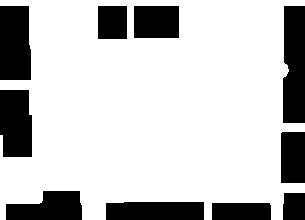
#> input picture black_lines_morphology.jpg, 305 x 220 px, given in place of the camera
$ python maze_line_test.py
#> lines starting #> are read from the running program, lines starting #| are printed output that depends on the picture
#> further down, frame is the input picture: shape (220, 305, 3); min 0, max 255, mean 196.8
import cv2
import numpy as np

def crop_frame(frame):
        frame_height, frame_width = frame.shape[:2]
#> frame_height = 220; frame_width = 305
        crop_width, crop_height = 370, 280
        x_offset, y_offset = 10, -10

        start_x = (frame_width - crop_width) // 2
#> start_x = -33
        end_x = start_x + crop_width
#> end_x = 337
        start_y = (frame_height - crop_height) // 2
#> start_y = -30
        end_y = start_y + crop_height
#> end_y = 250

        return frame[start_y + y_offset:end_y + y_offset, start_x + x_offset:end_x + x_offset]
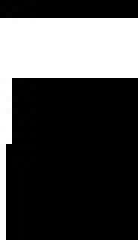
#> returned value: shape (40, 23, 3) (shown 6 times larger); min 0, max 255, mean 74.3
#> `bmask = cv2.inRange(frame, lower_blue, upper_blue)`: bmask: shape (40, 23); every value is 0

def find_and_fill_contours(mask, frame):
    contours, _ = cv2.findContours(mask, cv2.RETR_TREE, cv2.CHAIN_APPROX_SIMPLE)
#> contours = []
    filled_frame = frame.copy()
    for contour in contours:
        area = cv2.contourArea(contour)
        largest_contour = max(contours, key=cv2.contourArea)


        x, y, w, h = cv2.boundingRect(largest_contour)
        cx, cy = x + w // 2, y + h // 2
        cv2.drawContours(filled_frame, [largest_contour], -1, (0, 255, 0), thickness=cv2.FILLED)
#> this loop made 0 passes
    return filled_frame, contours

# Open the camera
cap = cv2.VideoCapture(0)  # Change index if using an external camera
cap.set(cv2.CAP_PROP_FRAME_WIDTH, 800)
cap.set(cv2.CAP_PROP_FRAME_HEIGHT, 600)


while True:
    ret, frame = cap.read()
    if not ret:
        break  # Stop if no frame is captured


    frame = crop_frame(frame)
    cv2.normalize(frame, frame, 0, 255, cv2.NORM_MINMAX)


    lower_blue, upper_blue = np.array([166,122,63]), np.array([255,198,166])
    bmask = cv2.inRange(frame, lower_blue, upper_blue)

    gfilled_frame, gcontours = find_and_fill_contours(bmask, frame)
#> gcontours = []

    if gcontours:
        # Get the largest contour
        contour = max(gcontours, key=cv2.contourArea)

        # Approximate the contour for simplicity
        epsilon = 0.001 * cv2.arcLength(contour, False)
        approx = cv2.approxPolyDP(contour, epsilon, False)
        points = approx.reshape(-1, 2)

        # Compute distances between points to get total curve length
        distances = np.cumsum(
            [0] + [np.linalg.norm(points[i] - points[i - 1]) for i in range(1, len(points))]
        )
        total_length = distances[-1]

        # Normalize distances to [0, 1]
        distances /= total_length

        # Interpolate 100 evenly spaced points
        num_points = 400
        evenly_spaced_alphas = np.linspace(0, 1, num_points)
        interpolated_points = []

        for alpha in evenly_spaced_alphas:
            idx = np.searchsorted(distances, alpha)
            if idx == 0:
                interpolated_points.append(points[0])
            elif idx >= len(points):
                interpolated_points.append(points[-1])
            else:
                t = (alpha - distances[idx - 1]) / (distances[idx] - distances[idx - 1])
                interp_point = (1 - t) * points[idx - 1] + t * points[idx]
                interpolated_points.append(interp_point)

        interpolated_points = np.array(interpolated_points, dtype=int)

        # Draw points on the frame
        for (x, y) in interpolated_points:
            cv2.circle(frame, (x, y), 3, (0, 0, 255), -1)

        # Optional: print coordinates
        print("Sampled 100 points:", interpolated_points)


    # Show the output
    cv2.imshow('Black Line Detection', frame)

    combined_image = cv2.addWeighted(gfilled_frame, 0.5, frame, 0.5, 0)
    cv2.imshow('Combined Filled Contours', combined_image)

    # Exit on 'q' key
    if cv2.waitKey(1) & 0xFF == ord('q'):
#> (key q is pressed here)
        break

# Release the camera and close windows
cap.release()
cv2.destroyAllWindows()
